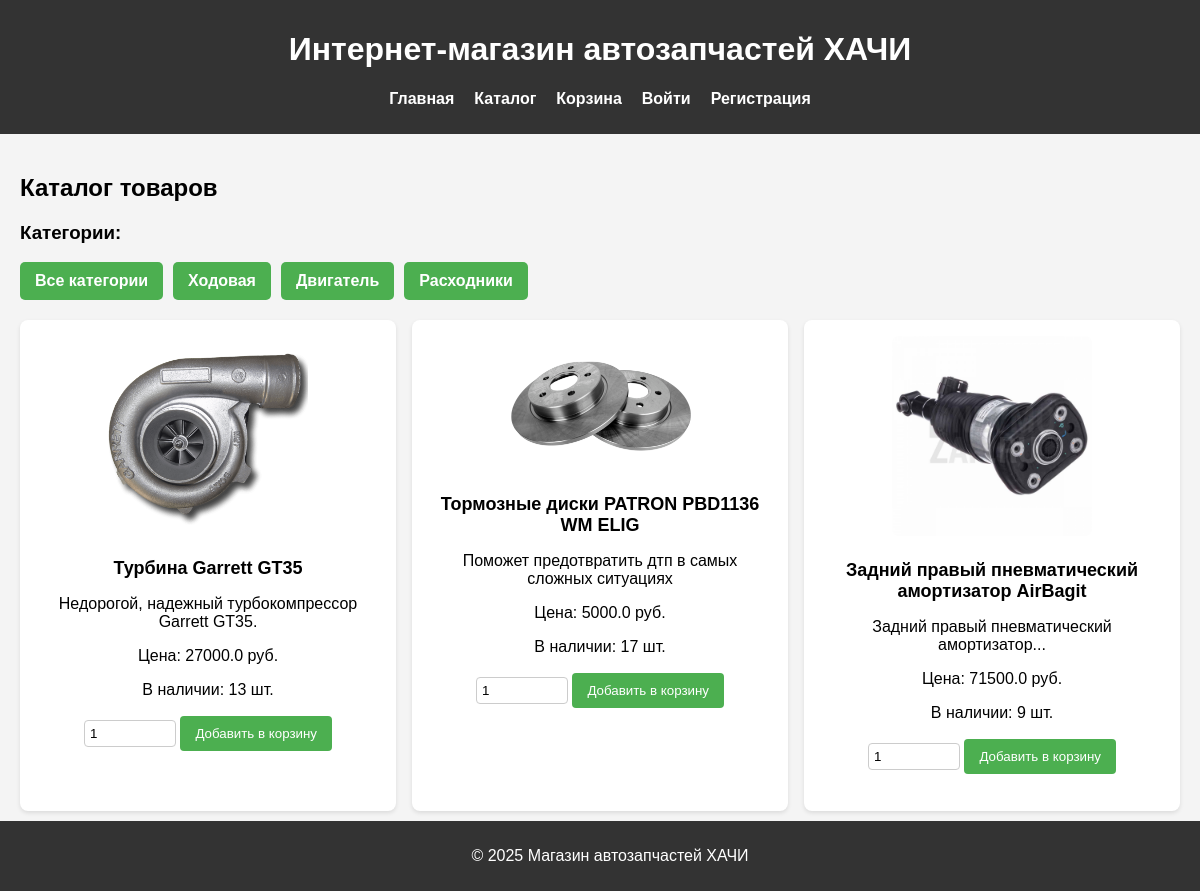
/catalog, run on the app's committed database.
### tables this page shows
CREATE TABLE Categories (
                CategoryID INTEGER PRIMARY KEY AUTOINCREMENT,
                CategoryName TEXT
            );

CREATE TABLE Products (
                ProductID INTEGER PRIMARY KEY AUTOINCREMENT,
                ProductName TEXT,
                Description TEXT,
                Price REAL,
                CategoryID INTEGER,
                Manufacturer TEXT,
                StockQuantity INTEGER,
                Compatibility TEXT, Image TEXT,
                FOREIGN KEY (CategoryID) REFERENCES Categories(CategoryID)
            );

### app.py (the view)
@app.route('/catalog')
def catalog():
    conn = get_db_connection()
    categories = conn.execute("SELECT * FROM Categories").fetchall()
    products = conn.execute("SELECT * FROM Products").fetchall()
    conn.close()
    return render_template('catalog.html', products=products, categories=categories)

### app.py (called while the page is built)
def get_db_connection():
    conn = sqlite3.connect(DATABASE)
    conn.row_factory = sqlite3.Row
    return conn

### templates/catalog.html
{% extends "index.html" %}
{% block content %}
<h2>Каталог товаров</h2>
<div class="categories-filter">
    <h3>Категории:</h3>
    <ul>
        <li><a href="{{ url_for('catalog') }}">Все категории</a></li>
        {% for category in categories %}
        <li><a href="{{ url_for('catalog_by_category', category_id=category.CategoryID) }}">{{ category.CategoryName }}</a></li>
        {% endfor %}
    </ul>
</div>
<div class="product-grid">
    {% for product in products %}
    <div class="product-card">
        <img src="{{ url_for('static', filename='images/products/' ~ product.Image) }}"
             alt="{{ product.ProductName }}"
             class="product-image">
        <h3>{{ product.ProductName }}</h3>
        <p>{{ product.Description | truncate(50) }}</p>
        <p>Цена: {{ product.Price }} руб.</p>
        <p>В наличии: {{ product.StockQuantity }} шт.</p>
        {% if product.StockQuantity > 0 %}
        <form action="{{ url_for('add_to_cart', product_id=product.ProductID) }}" method="POST">
            <input type="number" name="quantity" min="1" max="{{ product.StockQuantity }}" value="1" required>
            <button type="submit">Добавить в корзину</button>
        </form>
        {% else %}
        <p class="out-of-stock">Нет в наличии</p>
        {% endif %}
    </div>
    {% endfor %}
</div>
{% endblock %}

### static/styles.css (style rules this page uses)
body { font-family: Arial, sans-serif; margin: 0; padding: 0; background-color: #f4f4f4; overflow-y: auto; min-height: 100vh; }
button { background-color: #4CAF50; color: white; padding: 10px 15px; border: none; border-radius: 4px; cursor: pointer; }
form { margin-bottom: 15px; }
form input, form select, form textarea { width: 95%; padding: 8px; margin-top: 5px; margin-bottom: 10px; border: 1px solid #ccc; border-radius: 4px; }
.categories-filter { margin-bottom: 20px; }
.categories-filter ul { list-style: none; padding: 0; display: flex; flex-wrap: wrap; gap: 10px; }
.categories-filter li { background-color: #4CAF50; color: white; padding: 10px 15px; border-radius: 5px; }
.categories-filter a { color: white; text-decoration: none; font-weight: bold; }
.product-grid { display: grid; grid-template-columns: repeat(auto-fit, minmax(250px, 1fr)); gap: 1rem; }
.product-card { background: #ffffff; padding: 1rem; border-radius: 8px; box-shadow: 0 2px 4px rgba(0, 0, 0, 0.1); text-align: center; }
.product-image { max-width: 200px; max-height: 200px; object-fit: cover; border-radius: 8px; margin-bottom: 10px; }
.product-card h3 { font-size: 18px; margin: 10px; text-align: center; }
input[type="number"] { width: 80px; padding: 5px; border: 1px solid #ccc; border-radius: 4px; }

### data on the page
Categories: CategoryName "Ходовая"
Categories: CategoryName "Двигатель"
Categories: CategoryName "Расходники"
Products: Image (picture), ProductName "Турбина Garrett GT35", Description "Недорогой, надежный турбокомпрессор Garrett GT35.", Price "27000.0", StockQuantity "13"
Products: Image (picture), ProductName "Тормозные диски PATRON PBD1136 WM ELIG", Description "Поможет предотвратить дтп в самых сложных ситуациях", Price "5000.0", StockQuantity "17"
Products: Image (picture), ProductName "Задний правый пневматический амортизатор AirBagit", Description "Задний правый пневматический амортизатор...", Price "71500.0", StockQuantity "9"
